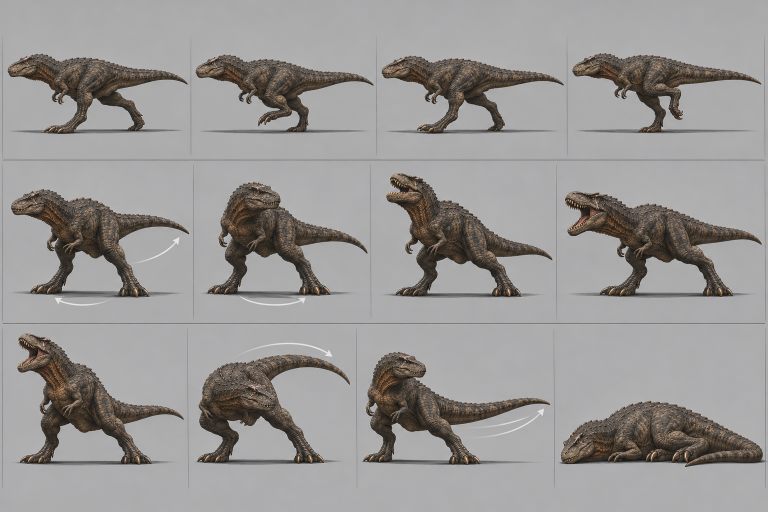
#> input picture forest_rescue/delivery/art/05_boss_motion_keyposes.png, 1536 x 1024 px (shown at 1/2 size)
$ python -i seg.py   (imports and definitions only)
#> lines starting #> are read from the running program, lines starting #| are printed output that depends on the picture
"""Image-side reconstruction helpers (no bpy): crops, background masks, Lab k-means classes,
clump patches (watershed), RGBA tiles, atlas packing.

Pixel convention: float arrays (H,W,3) in [0,1], row 0 = top (same as frlib.refs).
"""
import os

import cv2
import numpy as np
from PIL import Image
from scipy import ndimage as ndi
from skimage import color as skcolor
from skimage import morphology, segmentation, measure

HERE = os.path.dirname(os.path.abspath(__file__))
REPO = os.path.abspath(os.path.join(HERE, "..", "..", "..", ".."))
ART = os.path.join(REPO, "forest_rescue", "delivery", "art")

_SHEETS = {}


# [5 lines left out: function sheet, not called in this run]


def lab(img):
    return skcolor.rgb2lab(np.clip(img, 0, 1)).astype(np.float32)


# [7 lines left out: function save, not called in this run]


def bg_colour(img, mask=None, width=4):
    if mask is not None:
        return np.median(img[~mask], axis=0)
    b = np.concatenate([img[:width].reshape(-1, 3), img[-width:].reshape(-1, 3),
                        img[:, :width].reshape(-1, 3), img[:, -width:].reshape(-1, 3)])
    return np.median(b, axis=0)


def fg_mask(img, bg=None, thresh=9.0, chroma_w=1.4, open_r=1, close_r=1, min_area=60, exclude=(),
            keep_largest=False, hole_area=0):
    """Foreground = Lab distance from the (flat) background colour > thresh (dE units)."""
    if bg is None:
        bg = bg_colour(img)
    L = lab(img)
    B = lab(np.asarray(bg, np.float32)[None, None])[0, 0]
    d = L - B
    dist = np.sqrt(d[..., 0] ** 2 + chroma_w * (d[..., 1] ** 2 + d[..., 2] ** 2))
    m = dist > thresh
    for x0, y0, x1, y1 in exclude:
        m[max(0, y0):max(0, y1), max(0, x0):max(0, x1)] = False
    if open_r:
        m = ndi.binary_opening(m, structure=morphology.disk(open_r))
    if close_r:
        m = ndi.binary_closing(m, structure=morphology.disk(close_r))
    if hole_area:
        holes = ndi.binary_fill_holes(m) & ~m
        hl, hn = ndi.label(holes)
        if hn:
            hs = ndi.sum(holes, hl, np.arange(1, hn + 1))
            m |= np.isin(hl, np.nonzero(hs <= hole_area)[0] + 1)
    lab_, n = ndi.label(m)
    if n:
        sizes = ndi.sum(m, lab_, np.arange(1, n + 1))
        if keep_largest:
            m = lab_ == (int(np.argmax(sizes)) + 1)
        else:
            m = np.isin(lab_, np.nonzero(sizes >= min_area)[0] + 1)
    return m, dist


# [10 lines left out: function kmeans_lab, not called in this run]


def lab_hue(c):
    """Lab centre -> (L, chroma, hue degrees)."""
    return float(c[0]), float(np.hypot(c[1], c[2])), float(np.degrees(np.arctan2(c[2], c[1])) % 360)


# [197 lines left out: functions clean, overlay, label_preview, clump_patches, relabel, merge_small and 3 more, not called in this run]


class ShelfPacker:
    """Simple shelf packer of rectangles into a fixed region (x0,y0,w,h) of an atlas."""

    # [105 lines left out: functions __init__, place, pack_tiles, pack_rects, strip_patches, not called in this run]

>>> import cv2
>>> picture = cv2.cvtColor(cv2.imread('../../../delivery/art/05_boss_motion_keyposes.png'), cv2.COLOR_BGR2RGB)
>>> result = fg_mask(picture)
#> in fg_mask, `bg = bg_colour(img)`: bg = [172, 171, 173]
#> in lab, `return skcolor.rgb2lab(np.clip(img, 0, 1)).astype(np.float32)`:
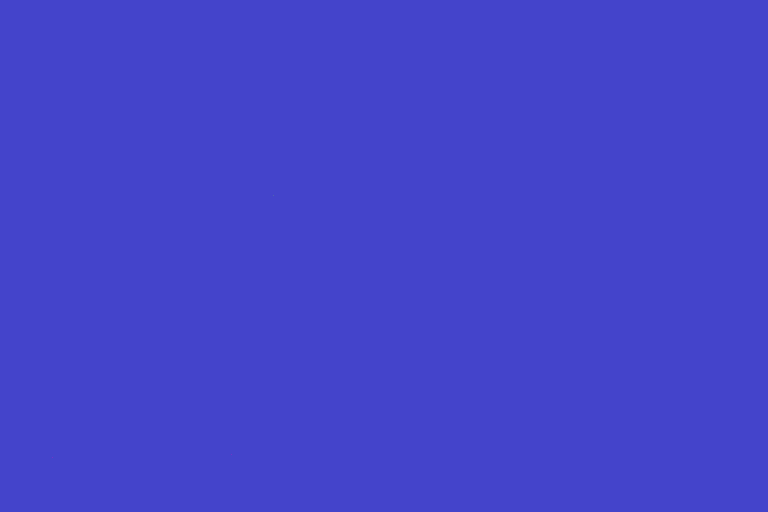
#> returned value: shape (1024, 1536, 3) float32 (shown at 1/2 size); mean of channels 0, 1, 2 0.279, -1.73e-05, 3.39e-05; drawn with min black and max white
#> in fg_mask, `B = lab(np.asarray(bg, np.float32)[None, None])[0, 0]`: B = [100, -0.00244, 0.00465]
#> in fg_mask, `d = L - B`:
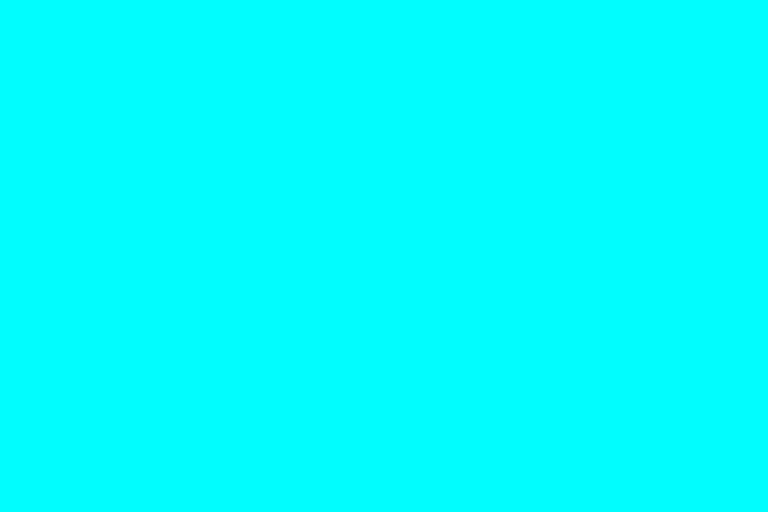
#> d: shape (1024, 1536, 3) float32 (shown at 1/2 size); mean R, G, B -97.69, 0.00244, -0.00453; drawn with min black and max white
#> in fg_mask, `m = dist > thresh`: m: shape (1024, 1536) bool; every value is 1
#> in fg_mask, `m = ndi.binary_opening(m, structure=morphology.disk(open_r))`:
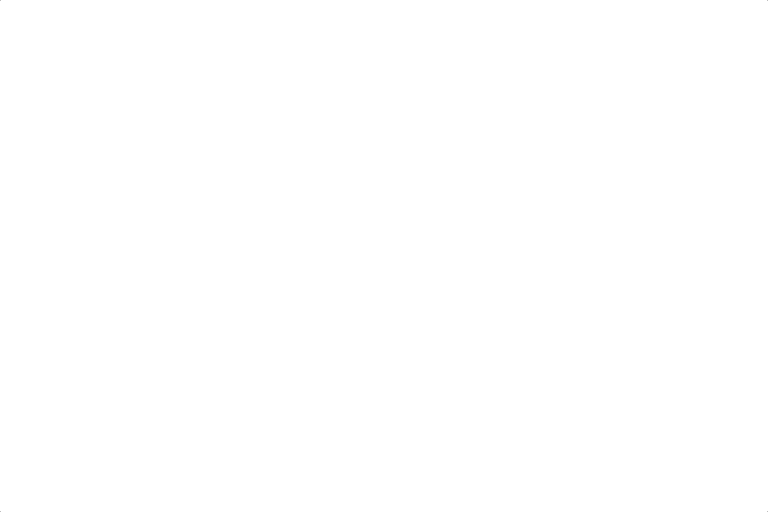
#> m: shape (1024, 1536) bool (shown at 1/2 size); 100% white; black in thin lines or dots
#> in fg_mask, `m = ndi.binary_closing(m, structure=morphology.disk(close_r))`:
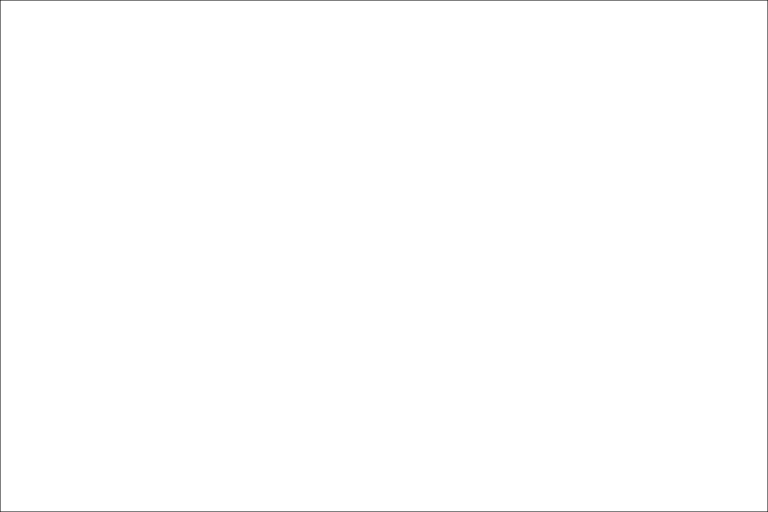
#> m: shape (1024, 1536) bool (shown at 1/2 size); 99.7% white; black in thin lines or dots
#> in fg_mask, `lab_, n = ndi.label(m)`: lab_: shape (1024, 1536) int32; values 0 (black) and 1 (white), 99.7% white; black in thin lines or dots
#> in fg_mask, `lab_, n = ndi.label(m)`: n = 1
#> in fg_mask, `sizes = ndi.sum(m, lab_, np.arange(1, n + 1))`: sizes = [1567748]
